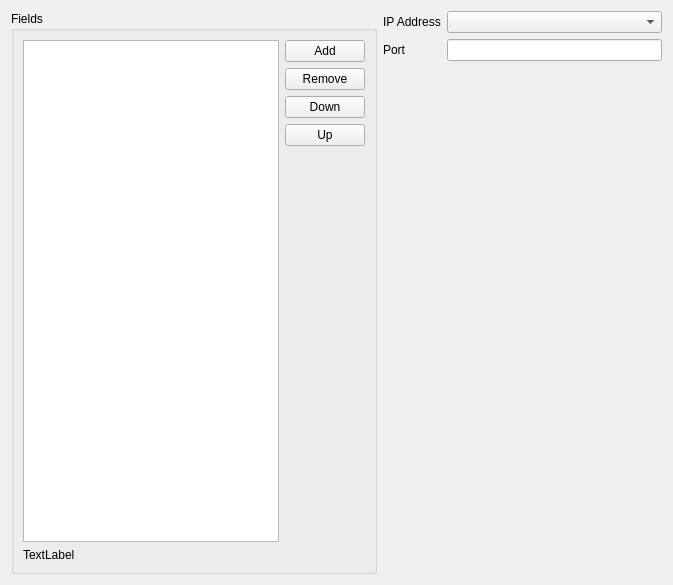
<?xml version="1.0" encoding="UTF-8"?>
<ui version="4.0">
 <class>ProjectAttributesWizardPage</class>
 <widget class="QWizardPage" name="ProjectAttributesWizardPage">
  <property name="geometry">
   <rect>
    <x>0</x>
    <y>0</y>
    <width>673</width>
    <height>585</height>
   </rect>
  </property>
  <property name="windowTitle">
   <string>WizardPage</string>
  </property>
  <property name="title">
   <string>Logging Attributes</string>
  </property>
  <property name="subTitle">
   <string>Select Logging Fields, IP Address and Port number</string>
  </property>
  <layout class="QHBoxLayout" name="horizontalLayout_2">
   <item>
    <widget class="QGroupBox" name="groupBox">
     <property name="title">
      <string>Fields</string>
     </property>
     <layout class="QHBoxLayout" name="horizontalLayout">
      <item>
       <layout class="QVBoxLayout" name="verticalLayout_3">
        <item>
         <widget class="QTableWidget" name="fieldsTableWidget"/>
        </item>
        <item>
         <widget class="QLabel" name="errorLabel">
          <property name="text">
           <string>TextLabel</string>
          </property>
         </widget>
        </item>
       </layout>
      </item>
      <item>
       <layout class="QVBoxLayout" name="verticalLayout">
        <item>
         <widget class="QPushButton" name="addPushButton">
          <property name="text">
           <string>Add</string>
          </property>
         </widget>
        </item>
        <item>
         <widget class="QPushButton" name="removePushButton">
          <property name="text">
           <string>Remove</string>
          </property>
         </widget>
        </item>
        <item>
         <widget class="QPushButton" name="moveDownPushButton">
          <property name="text">
           <string>Down</string>
          </property>
         </widget>
        </item>
        <item>
         <widget class="QPushButton" name="moveUpPushButton">
          <property name="text">
           <string>Up</string>
          </property>
         </widget>
        </item>
        <item>
         <spacer name="verticalSpacer_2">
          <property name="orientation">
           <enum>Qt::Vertical</enum>
          </property>
          <property name="sizeHint" stdset="0">
           <size>
            <width>20</width>
            <height>40</height>
           </size>
          </property>
         </spacer>
        </item>
       </layout>
      </item>
     </layout>
    </widget>
   </item>
   <item>
    <layout class="QVBoxLayout" name="verticalLayout_2">
     <item>
      <layout class="QFormLayout" name="formLayout">
       <item row="0" column="0">
        <widget class="QLabel" name="label">
         <property name="text">
          <string>IP Address</string>
         </property>
        </widget>
       </item>
       <item row="1" column="0">
        <widget class="QLabel" name="label_2">
         <property name="text">
          <string>Port</string>
         </property>
        </widget>
       </item>
       <item row="1" column="1">
        <widget class="QLineEdit" name="portNumberLineEdit"/>
       </item>
       <item row="0" column="1">
        <widget class="QComboBox" name="ipAddressComboBox"/>
       </item>
      </layout>
     </item>
     <item>
      <spacer name="verticalSpacer">
       <property name="orientation">
        <enum>Qt::Vertical</enum>
       </property>
       <property name="sizeHint" stdset="0">
        <size>
         <width>20</width>
         <height>40</height>
        </size>
       </property>
      </spacer>
     </item>
    </layout>
   </item>
  </layout>
 </widget>
 <resources/>
 <connections/>
</ui>
